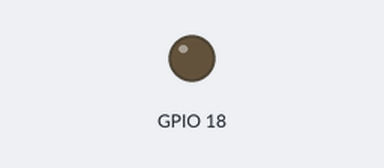
A program run on a simulated Raspberry Pi (BCM pin numbers). Shown: output pins drawn as LEDs (lit = HIGH). What the program prints to the terminal is not drawn. At 0.1 s the program stops and its outputs stay as they are.

Above: at 0.2 s.
Timing chart, 0 to 1.6 s (numbered marks = the images above):
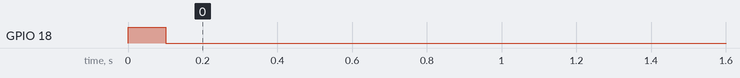

The program:

gpio_test.py
```python
import RPi.GPIO as GPIO
from time import sleep

GPIO.setmode(GPIO.BCM)
GPIO.setup(18, GPIO.OUT)

print("Relay ON")
GPIO.output(18, GPIO.HIGH)
sleep(0.1)

print("Relay OFF")
GPIO.output(18, GPIO.LOW)

GPIO.cleanup()
```

Measured:
- by itself, GPIO 18: LOW → HIGH at 0.00 s, → LOW 0.10 s later
